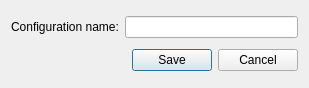
<?xml version="1.0" encoding="UTF-8"?>
<ui version="4.0">
 <class>Form</class>
 <widget class="QWidget" name="Form">
  <property name="geometry">
   <rect>
    <x>0</x>
    <y>0</y>
    <width>309</width>
    <height>88</height>
   </rect>
  </property>
  <property name="windowTitle">
   <string>Form</string>
  </property>
  <layout class="QVBoxLayout" name="verticalLayout">
   <item>
    <layout class="QHBoxLayout" name="horizontalLayout">
     <item>
      <widget class="QLabel" name="cfgname_label">
       <property name="text">
        <string>Configuration name:</string>
       </property>
      </widget>
     </item>
     <item>
      <widget class="QLineEdit" name="name_lineedit"/>
     </item>
    </layout>
   </item>
   <item>
    <widget class="QDialogButtonBox" name="buttonBox">
     <property name="standardButtons">
      <set>QDialogButtonBox::Cancel|QDialogButtonBox::Save</set>
     </property>
    </widget>
   </item>
  </layout>
 </widget>
 <tabstops>
  <tabstop>name_lineedit</tabstop>
 </tabstops>
 <resources/>
 <connections/>
</ui>
